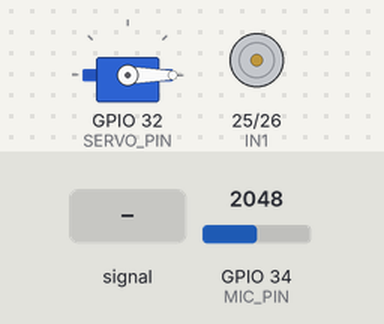
This sketch was run on a simulated ESP32. Shown: servo, motor-driver pin pairs drawn as motors (green arrow = first pin HIGH = forward, orange = second pin HIGH = backward, longer = more drive, scaled by the enable pin). Inputs (shaded band) come from the test bench; at power-on: GPIO 34 (MIC_PIN) = 2048 (analog values on the 0–4095 scale). Storage starts empty; random numbers use the default seed unless the sketch sets one; what the sketch prints to the serial monitor is not drawn.

Above: at 1.5 s.
1.6 s: GPIO 34 (MIC_PIN) fed a 2 Hz sine of ±1228 counts around its level
At 4.6 s:
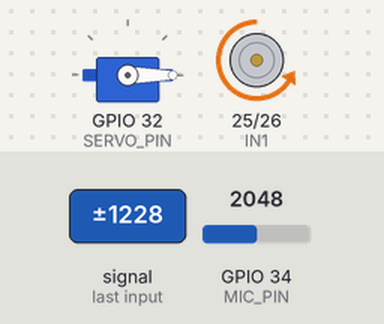
At 8.2 s:
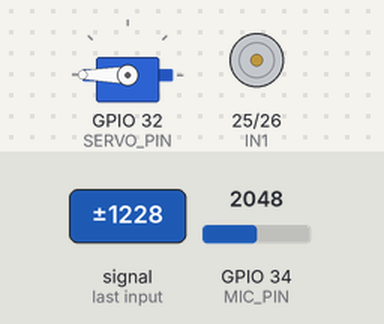
Timing chart, 0 to 16.6 s (numbered marks = the images above; inputs shaded):
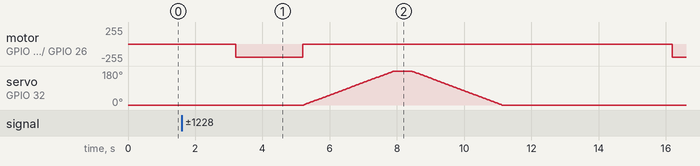

The sketch:

Particle_Filter_JSON_Runtime.ino
```cpp
#include <Arduino.h>
#include <ESP32Servo.h>
#include <FS.h>
#include <SPIFFS.h>
#include <math.h>

#include "BuiltInScoreBundle.h"
#include "ScoreBundle.h"

// Pins
#define MIC_PIN 34
#define SERVO_PIN 32
#define IN1 25
#define IN2 26
#define ENA 27

// Filesystem
const char* SCORE_BUNDLE_PATH = "/score_bundle.json";
const char* scoreBundleSource = SCORE_BUNDLE_PATH;

// Servo + motor
Servo pageServo;
int servoPosition = 0;
const int PWM_FREQ = 20000;
const int PWM_RESOLUTION = 8;
int motorSpeed = 200;
bool flipRunning = false;

// Audio capture
const int SAMPLE_RATE = 16000;
const int BUFFER_SIZE = 1024;
const float MIN_FREQ = 120.0f;
const float MAX_FREQ = 1400.0f;
const float RMS_THRESHOLD = 30.0f;
const int ADC_CENTER = 2048;
int16_t audioBuffer[BUFFER_SIZE];

// Particle filter
const int N_PARTICLES = 160;
const float PROCESS_SIGMA_MS = 20.0f;
const float RESAMPLE_SIGMA_MS = 8.0f;
const float PITCH_SIGMA = 16.0f;
float particles[N_PARTICLES];
float weights[N_PARTICLES];
float resampledParticles[N_PARTICLES];
float estimatedPositionMs = 0.0f;
int nextMarkerIndex = 0;
unsigned long lastLoopMs = 0;

// Score bundle
ScoreBundle scoreBundle;
bool scoreLoaded = false;
bool trackingLocked = false;
unsigned long lastStartupReportMs = 0;
unsigned long lastWaitingForPitchReportMs = 0;
const char* startupErrorMessage = nullptr;

constexpr unsigned long STARTUP_REPORT_INTERVAL_MS = 2000;
constexpr unsigned long WAITING_FOR_PITCH_REPORT_INTERVAL_MS = 750;

float randUniform() {
  return random(0, 10000) / 10000.0f;
}

float randNormal() {
  float u1 = randUniform();
  float u2 = randUniform();
  if (u1 < 1e-6f) {
    u1 = 1e-6f;
  }
  return sqrtf(-2.0f * logf(u1)) * cosf(2.0f * PI * u2);
}

float clampFloat(float value, float lower, float upper) {
  if (value < lower) {
    return lower;
  }
  if (value > upper) {
    return upper;
  }
  return value;
}

float absFloat(float value) {
  return value < 0.0f ? -value : value;
}

float gaussian(float x, float mean, float sigma) {
  float delta = x - mean;
  return expf(-(delta * delta) / (2.0f * sigma * sigma));
}

float centsOff(float pitch, float reference) {
  return 1200.0f * logf(pitch / reference) / logf(2.0f);
}

float snapPitchToNearestSemitone(float pitch) {
  if (pitch <= 0.0f) {
    return -1.0f;
  }

  float midi = 69.0f + 12.0f * logf(pitch / 440.0f) / logf(2.0f);
  int nearestMidi = static_cast<int>(roundf(midi));
  float snapped = 440.0f * powf(2.0f, (nearestMidi - 69) / 12.0f);

  if (absFloat(centsOff(pitch, snapped)) > 35.0f) {
    return -1.0f;
  }

  return snapped;
}

void captureAudio(int16_t* buffer, int count, int sampleRate) {
  unsigned long periodMicros = 1000000UL / sampleRate;
  unsigned long startMicros = micros();

  for (int index = 0; index < count; index++) {
    while (micros() - startMicros < static_cast<unsigned long>(index) * periodMicros) {
    }

    int raw = analogRead(MIC_PIN);
    buffer[index] = raw - ADC_CENTER;
  }
}

float computeRMS(const int16_t* buffer, int count) {
  double sum = 0.0;

  for (int index = 0; index < count; index++) {
    sum += static_cast<double>(buffer[index]) * buffer[index];
  }

  return sqrt(sum / count);
}

float estimatePitch(const int16_t* buffer, int count, int sampleRate, float minFreq, float maxFreq) {
  static float centered[BUFFER_SIZE];
  float mean = 0.0f;

  for (int index = 0; index < count; index++) {
    mean += buffer[index];
  }
  mean /= count;

  for (int index = 0; index < count; index++) {
    centered[index] = buffer[index] - mean;
  }

  int minLag = sampleRate / maxFreq;
  int maxLag = sampleRate / minFreq;
  float bestCorrelation = -1.0f;
  int bestLag = -1;

  for (int lag = minLag; lag <= maxLag; lag++) {
    double correlation = 0.0;
    double energyA = 0.0;
    double energyB = 0.0;

    for (int index = 0; index < count - lag; index++) {
      float a = centered[index];
      float b = centered[index + lag];
      correlation += a * b;
      energyA += a * a;
      energyB += b * b;
    }

    if (energyA < 1e-9 || energyB < 1e-9) {
      continue;
    }

    float normalized = correlation / sqrt(energyA * energyB);
    if (normalized > bestCorrelation) {
      bestCorrelation = normalized;
      bestLag = lag;
    }
  }

  if (bestLag <= 0 || bestCorrelation < 0.35f) {
    return -1.0f;
  }

  return static_cast<float>(sampleRate) / bestLag;
}

void initParticles() {
  float duration = static_cast<float>(scoreBundle.durationMs);

  for (int index = 0; index < N_PARTICLES; index++) {
    particles[index] = clampFloat(0.0f + 120.0f * randNormal(), 0.0f, duration);
    weights[index] = 1.0f / N_PARTICLES;
  }

  estimatedPositionMs = 0.0f;
  nextMarkerIndex = 0;
}

void predictParticles(float dtMs) {
  float duration = static_cast<float>(scoreBundle.durationMs);

  for (int index = 0; index < N_PARTICLES; index++) {
    float stepMs = dtMs + PROCESS_SIGMA_MS * randNormal();
    if (stepMs < 0.0f) {
      stepMs = 0.0f;
    }
    particles[index] = clampFloat(particles[index] + stepMs, 0.0f, duration);
  }
}

float bestReferenceFrequencyAt(float positionMs, float observedPitch) {
  float bestFrequency = 0.0f;
  float bestScore = -1.0f;

  for (int index = 0; index < scoreBundle.noteCount; index++) {
    const NoteEvent& note = scoreBundle.notes[index];
    float noteStart = static_cast<float>(note.startMs);
    float noteEnd = noteStart + static_cast<float>(note.durationMs);

    if (noteStart > positionMs) {
      break;
    }

    if (positionMs < noteStart || positionMs >= noteEnd) {
      continue;
    }

    float score = observedPitch > 0.0f ? gaussian(observedPitch, note.frequencyHz, PITCH_SIGMA) : 1.0f;
    if (score > bestScore) {
      bestScore = score;
      bestFrequency = note.frequencyHz;
    }
  }

  return bestFrequency;
}

void updateWeights(float pitch) {
  float sum = 0.0f;

  for (int index = 0; index < N_PARTICLES; index++) {
    float expected = bestReferenceFrequencyAt(particles[index], pitch);
    float weight = expected > 0.0f ? gaussian(pitch, expected, PITCH_SIGMA) : 0.01f;

    weights[index] = weight + 1e-12f;
    sum += weights[index];
  }

  if (sum <= 0.0f) {
    for (int index = 0; index < N_PARTICLES; index++) {
      weights[index] = 1.0f / N_PARTICLES;
    }
    return;
  }

  for (int index = 0; index < N_PARTICLES; index++) {
    weights[index] /= sum;
  }
}

void resampleParticles() {
  float cumulative[N_PARTICLES];
  cumulative[0] = weights[0];

  for (int index = 1; index < N_PARTICLES; index++) {
    cumulative[index] = cumulative[index - 1] + weights[index];
  }

  float step = 1.0f / N_PARTICLES;
  float offset = randUniform() * step;

  int sourceIndex = 0;
  for (int index = 0; index < N_PARTICLES; index++) {
    float threshold = offset + index * step;
    while (sourceIndex < N_PARTICLES - 1 && cumulative[sourceIndex] < threshold) {
      sourceIndex++;
    }

    resampledParticles[index] = clampFloat(
      particles[sourceIndex] + RESAMPLE_SIGMA_MS * randNormal(),
      0.0f,
      static_cast<float>(scoreBundle.durationMs)
    );
  }

  for (int index = 0; index < N_PARTICLES; index++) {
    particles[index] = resampledParticles[index];
    weights[index] = 1.0f / N_PARTICLES;
  }
}

float estimateState() {
  float estimate = 0.0f;

  for (int index = 0; index < N_PARTICLES; index++) {
    estimate += particles[index] * weights[index];
  }

  return estimate;
}

void motorStart() {
  digitalWrite(IN1, LOW);
  digitalWrite(IN2, HIGH);
  ledcWrite(ENA, motorSpeed);
}

void motorStop() {
  digitalWrite(IN1, LOW);
  digitalWrite(IN2, LOW);
  ledcWrite(ENA, 0);
}

void servoUp() {
  for (servoPosition = 0; servoPosition <= 180; servoPosition += 1) {
    pageServo.write(servoPosition);
    delay(15);
  }
}

void servoDown() {
  for (servoPosition = 180; servoPosition >= 0; servoPosition -= 1) {
    pageServo.write(servoPosition);
    delay(15);
  }
}

void flipPage() {
  if (flipRunning) {
    return;
  }

  flipRunning = true;
  Serial.println("FLIP START");

  motorStart();
  delay(2000);
  motorStop();

  servoUp();
  delay(500);
  servoDown();

  flipRunning = false;
  Serial.println("FLIP END");
}

void checkFlipMarkers(float estimatedMs) {
  if (flipRunning) {
    return;
  }

  while (nextMarkerIndex < scoreBundle.markerCount &&
         estimatedMs >= static_cast<float>(scoreBundle.markers[nextMarkerIndex].timeMs)) {
    const FlipMarker& marker = scoreBundle.markers[nextMarkerIndex];
    Serial.print("Flip marker crossed at measure ");
    Serial.print(marker.measure);
    Serial.print(" -> page ");
    Serial.println(marker.targetPage);

    nextMarkerIndex++;
    flipPage();
  }
}

void printBundleSummary() {
  Serial.print("Loaded score bundle from ");
  Serial.println(scoreBundleSource);
  Serial.print("Notes: ");
  Serial.println(scoreBundle.noteCount);
  Serial.print("Markers: ");
  Serial.println(scoreBundle.markerCount);
  Serial.print("Duration (ms): ");
  Serial.println(scoreBundle.durationMs);
}

void printWaitingForPitch(float rms, float rawPitch, float pitch) {
  Serial.print("Waiting for first pitch. RMS:");
  Serial.print(rms);
  Serial.print(" RawPitch:");
  Serial.print(rawPitch);
  Serial.print(" Pitch:");
  Serial.println(pitch);
}

void reportStartupBlocked() {
  unsigned long now = millis();
  if (startupErrorMessage == nullptr || now - lastStartupReportMs < STARTUP_REPORT_INTERVAL_MS) {
    return;
  }

  Serial.print("Startup blocked: ");
  Serial.println(startupErrorMessage);
  Serial.println("Serial Monitor should be 115200.");
  lastStartupReportMs = now;
}

void setup() {
  Serial.begin(115200);
  delay(300);
  Serial.println();
  Serial.println("Encore booting...");

  pinMode(IN1, OUTPUT);
  pinMode(IN2, OUTPUT);
  pinMode(ENA, OUTPUT);
  ledcAttach(ENA, PWM_FREQ, PWM_RESOLUTION);

  pageServo.setPeriodHertz(50);
  pageServo.attach(SERVO_PIN, 500, 2400);
  servoPosition = 0;
  pageServo.write(0);

  analogReadResolution(12);
  analogSetPinAttenuation(MIC_PIN, ADC_11db);
  randomSeed(analogRead(MIC_PIN) + micros());

  if (SPIFFS.begin(false)) {
    scoreLoaded = loadScoreBundle(SPIFFS, SCORE_BUNDLE_PATH, scoreBundle);
    if (scoreLoaded) {
      scoreBundleSource = SCORE_BUNDLE_PATH;
      Serial.println("Loaded /score_bundle.json from SPIFFS.");
    } else {
      Serial.println("Failed to load /score_bundle.json");
      Serial.println("Falling back to the score bundle compiled into the firmware.");
    }
  } else {
    Serial.println("SPIFFS mount failed. Falling back to the built-in score bundle.");
  }

  if (!scoreLoaded) {
    scoreLoaded = loadScoreBundleFromJson(kBuiltInScoreBundleJson, scoreBundle);
    if (scoreLoaded) {
      scoreBundleSource = "built-in firmware bundle";
      Serial.println("Loaded built-in score bundle.");
    } else {
      startupErrorMessage = "Score loading failed. Rebuild with a valid built-in bundle or upload /score_bundle.json to SPIFFS.";
      Serial.println(startupErrorMessage);
      return;
    }
  }

  initParticles();
  printBundleSummary();
  lastLoopMs = millis();
  trackingLocked = false;
  startupErrorMessage = nullptr;
  Serial.println("Encore system ready. Waiting for first detected pitch.");
}

void loop() {
  if (!scoreLoaded) {
    reportStartupBlocked();
    delay(100);
    return;
  }

  captureAudio(audioBuffer, BUFFER_SIZE, SAMPLE_RATE);
  float rms = computeRMS(audioBuffer, BUFFER_SIZE);
  float rawPitch = -1.0f;
  float pitch = -1.0f;
  unsigned long now = millis();

  if (rms > RMS_THRESHOLD) {
    rawPitch = estimatePitch(audioBuffer, BUFFER_SIZE, SAMPLE_RATE, MIN_FREQ, MAX_FREQ);
    if (rawPitch > 0.0f) {
      pitch = snapPitchToNearestSemitone(rawPitch);
    }
  }

  if (!trackingLocked) {
    if (pitch <= 0.0f) {
      if (now - lastWaitingForPitchReportMs >= WAITING_FOR_PITCH_REPORT_INTERVAL_MS) {
        printWaitingForPitch(rms, rawPitch, pitch);
        lastWaitingForPitchReportMs = now;
      }
      delay(35);
      return;
    }

    trackingLocked = true;
    initParticles();
    estimatedPositionMs = 0.0f;
    nextMarkerIndex = 0;
    lastLoopMs = now;

    Serial.print("Pitch lock acquired at ");
    Serial.print(pitch);
    Serial.println(" Hz. Tracking started.");
  }

  float dtMs = static_cast<float>(now - lastLoopMs);
  lastLoopMs = now;
  predictParticles(dtMs);

  if (pitch > 0.0f) {
    updateWeights(pitch);
    estimatedPositionMs = estimateState();
    resampleParticles();
  } else {
    estimatedPositionMs = estimateState();
  }

  estimatedPositionMs = clampFloat(estimatedPositionMs, 0.0f, static_cast<float>(scoreBundle.durationMs));
  float expectedPitch = bestReferenceFrequencyAt(estimatedPositionMs, pitch);

  checkFlipMarkers(estimatedPositionMs);

  Serial.print("RMS:");
  Serial.print(rms);
  Serial.print(" RawPitch:");
  Serial.print(rawPitch);
  Serial.print(" Pitch:");
  Serial.print(pitch);
  Serial.print(" RefPitch:");
  Serial.print(expectedPitch);
  Serial.print(" PosMs:");
  Serial.print(estimatedPositionMs);
  Serial.print(" NextMarker:");
  Serial.print(nextMarkerIndex);
  if (nextMarkerIndex >= 0 && nextMarkerIndex < scoreBundle.markerCount) {
    float nextMarkerMs = static_cast<float>(scoreBundle.markers[nextMarkerIndex].timeMs);
    Serial.print(" MarkerMs:");
    Serial.print(nextMarkerMs);
    Serial.print(" UntilMarker:");
    Serial.print(nextMarkerMs - estimatedPositionMs);
  } else {
    Serial.print(" MarkerMs:none");
  }
  Serial.println();

  delay(35);
}
```

BuiltInScoreBundle.h
```cpp
#pragma once

static const char kBuiltInScoreBundleJson[] = R"json(
{"v":1,"title":"Music21 Fragment","part":["P1","Instrument1"],"dur":24000,"notes":[[0,500,29366,0,1],[500,500,29366,0,1],[1000,500,44000,0,1],[1500,500,44000,0,1],[2000,500,49388,0,1],[2500,500,49388,0,1],[3000,1000,44000,0,1],[4000,500,39200,0,1],[4500,500,39200,0,1],[5000,500,36999,0,1],[5500,500,36999,0,1],[6000,500,32963,0,1],[6500,500,32963,0,1],[7000,1000,29366,0,1],[8000,500,44000,0,2],[8500,500,44000,0,2],[9000,500,39200,0,2],[9500,500,39200,0,2],[10000,500,36999,0,2],[10500,500,36999,0,2],[11000,1000,32963,0,2],[12000,500,44000,0,2],[12500,500,44000,0,2],[13000,500,39200,0,2],[13500,500,39200,0,2],[14000,500,36999,0,2],[14500,500,36999,0,2],[15000,1000,32963,0,2],[16000,500,29366,0,3],[16500,500,29366,0,3],[17000,500,44000,0,3],[17500,500,44000,0,3],[18000,500,49388,0,3],[18500,500,49388,0,3],[19000,1000,44000,0,3],[20000,500,39200,0,3],[20500,500,39200,0,3],[21000,500,36999,0,3],[21500,500,36999,0,3],[22000,500,32963,0,3],[22500,500,32963,0,3],[23000,1000,29366,0,3]],"measures":[[0,0,2000,1,0,3],[0,2000,4000,1,4,6],[0,4000,6000,1,7,10],[0,6000,8000,1,11,13],[0,8000,10000,2,14,17],[0,10000,12000,2,18,20],[0,12000,14000,2,21,24],[0,14000,16000,2,25,27],[0,16000,18000,3,28,31],[0,18000,20000,3,32,34],[0,20000,22000,3,35,38],[0,22000,24000,3,39,41]],"pages":[[1,0,0],[2,0,0],[3,0,0]],"markers":[[1500,3,0,2],[14500,26,0,3]]}
)json";
```

Source omitted: ScoreBundle.h (5895 bytes)

Measured:
- after the input at 1.6 s, motor on GPIO 25 (IN1) / GPIO 26 (IN2): stopped → backward 199/255 after 1.6 s, → stopped 2.0 s later, → backward 199/255 11.0 s later; servo on GPIO 32 (SERVO_PIN): rises from 0° to 180° in 2.7 s, then falls to 0° in 3.2 s
